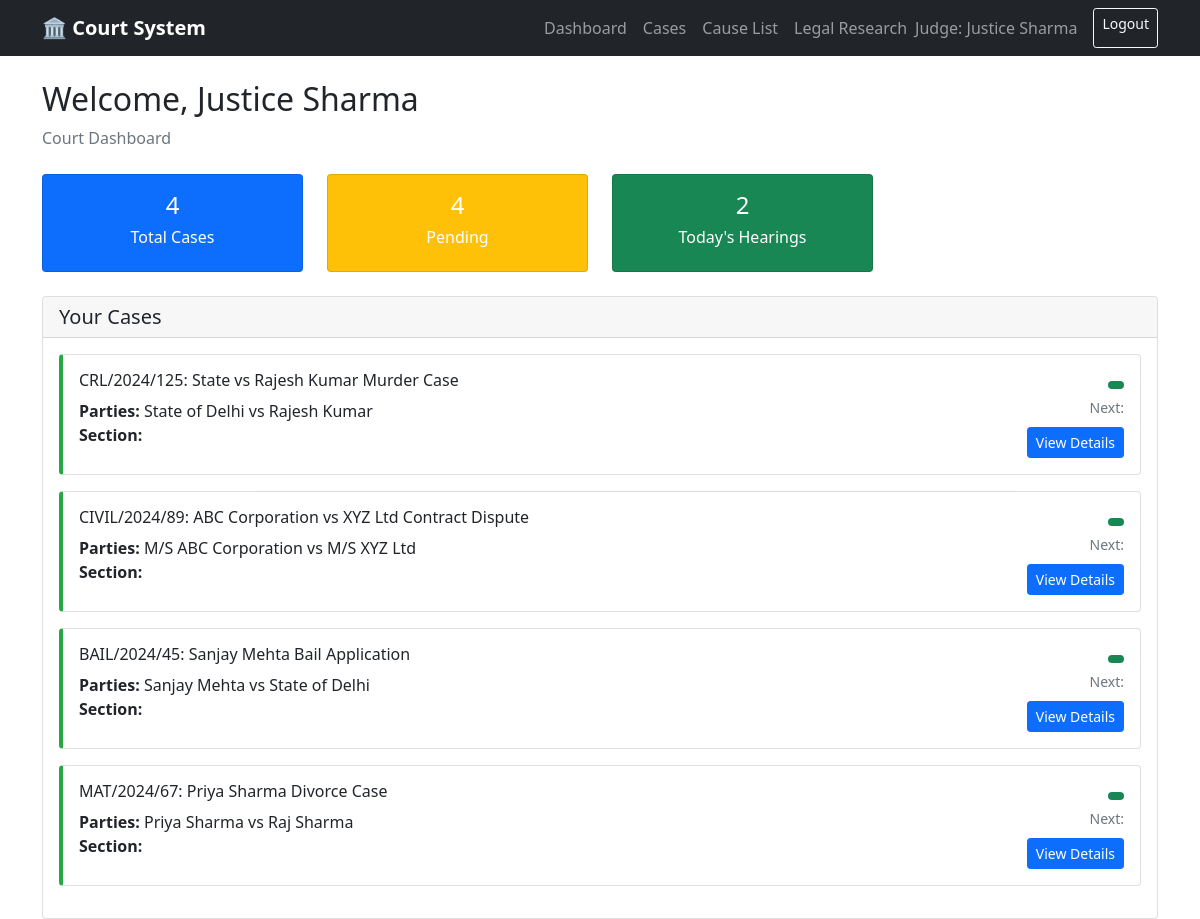
Screenshot of / (signed in) with the database file from the repository.
### app.py (models this page shows)
class User(UserMixin, db.Model):
    id = db.Column(db.Integer, primary_key=True)
    username = db.Column(db.String(100), unique=True)
    password = db.Column(db.String(100))
    name = db.Column(db.String(100))
    court = db.Column(db.String(100))

class Case(db.Model):
    id = db.Column(db.Integer, primary_key=True)
    case_number = db.Column(db.String(100))
    case_name = db.Column(db.String(200))
    case_category = db.Column(db.String(100))
    legal_section = db.Column(db.String(100))
    parties = db.Column(db.String(200))
    status = db.Column(db.String(100))
    next_hearing = db.Column(db.String(100))
    judge = db.Column(db.String(100))
    filing_date = db.Column(db.String(100))
    description = db.Column(db.Text)

### app.py (the view)
@app.route('/')
@login_required
def dashboard():
    cases = Case.query.filter_by(judge=current_user.name).all()
    return render_template('dashboard.html', user=current_user, cases=cases)

### app.py (called while the page is built)
@login_manager.user_loader
def load_user(user_id):
    return User.query.get(int(user_id))

### templates/dashboard.html (shortened to what this page needs)
{% extends "base.html" %}
{% block content %}
<div class="row">
    <div class="col-md-12">
        <h2>Welcome, {{ user.name }}</h2>
        <p class="text-muted">Court Dashboard</p>
        <div class="row mt-4">
            <div class="col-md-3">
                <div class="card text-white bg-primary">
                    <div class="card-body text-center">
                        <h4>{{ cases|length }}</h4>
                        <h6>Total Cases</h6>
                    </div>
                </div>
            </div>
            <div class="col-md-3">
                <div class="card text-white bg-warning">
                    <div class="card-body text-center">
                        <h4>{{ cases|length }}</h4>
                        <h6>Pending</h6>
                    </div>
                </div>
            </div>
            <div class="col-md-3">
                <div class="card text-white bg-success">
                    <div class="card-body text-center">
                        <h4>2</h4>
                        <h6>Today's Hearings</h6>
                    </div>
                </div>
            </div>
        </div>
        <div class="card mt-4">
            <div class="card-header">
                <h5 class="mb-0">Your Cases</h5>
            </div>
            <div class="card-body">
                {% for case in cases %}
                <div class="card case-card {% if case.case_type == 'Criminal' %}criminal{% else %}civil{% endif %} mb-3">
                    <div class="card-body">
                        <div class="row">
                            <div class="col-md-8">
                                <h6 class="card-title">{{ case.case_number }}: {{ case.case_name }}</h6>
                                <p class="card-text mb-1">
                                    <strong>Parties:</strong> {{ case.parties }}<br>
                                    <strong>Section:</strong> <code>{{ case.section }}</code>
                                </p>
                            </div>
                            <div class="col-md-4 text-end">
                                <span class="badge bg-{% if case.case_type == 'Criminal' %}danger{% else %}success{% endif %}">
                                </span><br>
                                <small class="text-muted">Next: {{ case.next_date }}</small><br>
                                <a href="{{ url_for('case_details', case_id=case.id) }}" class="btn btn-sm btn-primary mt-2">View Details</a>
                            </div>
                        </div>
                    </div>
                </div>
                {% endfor %}
            </div>
        </div>
    </div>
</div>
{% endblock %}

### templates/base.html (shortened to what this page needs)
<!DOCTYPE html>
<html>
<head>
    <link href="https://cdn.jsdelivr.net/npm/bootstrap@5.1.3/dist/css/bootstrap.min.css" rel="stylesheet">
</head>
<body>
    <nav class="navbar navbar-expand-lg navbar-dark bg-dark">
        <div class="container">
            <a class="navbar-brand" href="{{ url_for('dashboard') }}">🏛️ Court System</a>
            {% if current_user.is_authenticated %}
            <div class="navbar-nav ms-auto">
                <a class="nav-link" href="{{ url_for('dashboard') }}">Dashboard</a>
                <a class="nav-link" href="{{ url_for('cases') }}">Cases</a>
                <a class="nav-link" href="{{ url_for('cause_lists') }}">Cause List</a>
                <a class="nav-link" href="{{ url_for('legal_research') }}">Legal Research</a>
                <span class="navbar-text me-3">Judge: {{ current_user.name }}</span>
                <a class="btn btn-outline-light btn-sm" href="{{ url_for('logout') }}">Logout</a>
            </div>
            {% endif %}
        </div>
    </nav>
    <div class="container mt-4">
        {% block content %}{% endblock %}
    </div>
</body>
</html>

### templates/base.html (style rules this page uses)
.navbar-brand { font-weight: bold; }
.case-card { border-left: 4px solid #007bff; }
.civil { border-left-color: #28a745 !important; }

### rows the page displays
User: name "Justice Sharma"
Case: case_number "CRL/2024/125", case_name "State vs Rajesh Kumar Murder Case", parties "State of Delhi vs Rajesh Kumar"
Case: case_number "CIVIL/2024/89", case_name "ABC Corporation vs XYZ Ltd Contract Dispute", parties "M/S ABC Corporation vs M/S XYZ Ltd"
Case: case_number "BAIL/2024/45", case_name "Sanjay Mehta Bail Application", parties "Sanjay Mehta vs State of Delhi"
Case: case_number "MAT/2024/67", case_name "Priya Sharma Divorce Case", parties "Priya Sharma vs Raj Sharma"

### other values shown
{{ cases|length }} "4"
